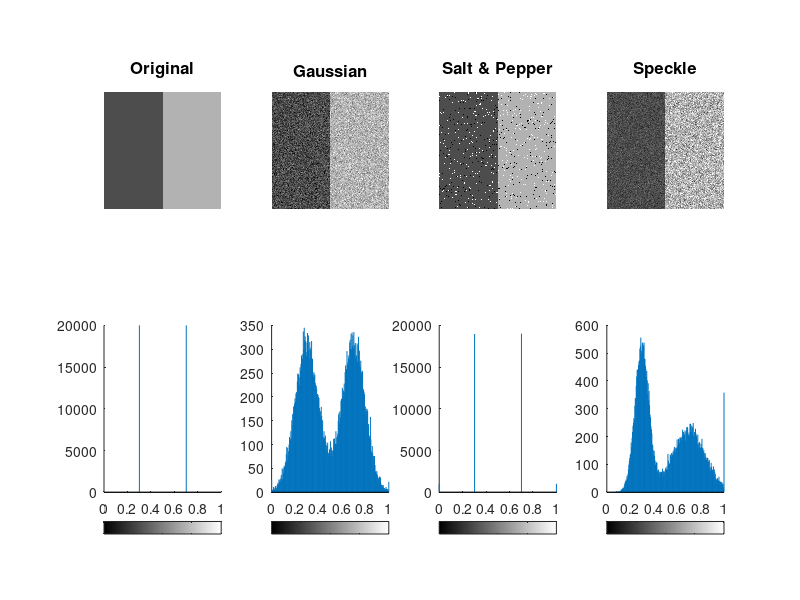

This chart was generated by the following MATLAB code:
clc;
close all;
clear;
fontSize = 12;

% Generate test image
f = [0.3*ones(200,100) 0.7*ones(200,100)];

% Add noise to test image
f_gauss = imnoise(f,'gaussian',0,0.01);
f_salt_pepper = imnoise(f,'salt & pepper',0.05);
f_speckle = imnoise(f,'speckle',0.04);

% Plot images
figure;
set(gcf, 'Position', get(0,'Screensize'));
subplot(2, 4, 1);
imshow(f);
title('Original', 'FontSize', fontSize);
subplot(2, 4, 2);
imshow(f_gauss);
title('Gaussian', 'FontSize', fontSize);
subplot(2, 4, 3);
imshow(f_salt_pepper);
title('Salt & Pepper', 'FontSize', fontSize);
subplot(2, 4, 4);
imshow(f_speckle);
title('Speckle', 'FontSize', fontSize);

% Plot histograms
subplot(2, 4, 5);
imhist(f);
subplot(2, 4, 6);
imhist(f_gauss);
subplot(2, 4, 7);
imhist(f_salt_pepper);
subplot(2, 4, 8);
imhist(f_speckle);